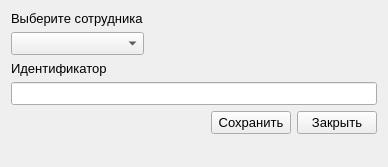
<?xml version="1.0" encoding="UTF-8"?>
<ui version="4.0">
 <class>ChangePostOfficeEmployeeID</class>
 <widget class="QWidget" name="ChangePostOfficeEmployeeID">
  <property name="windowModality">
   <enum>Qt::ApplicationModal</enum>
  </property>
  <property name="geometry">
   <rect>
    <x>0</x>
    <y>0</y>
    <width>388</width>
    <height>167</height>
   </rect>
  </property>
  <property name="font">
   <font>
    <family>Segoe UI</family>
    <pointsize>10</pointsize>
   </font>
  </property>
  <property name="windowTitle">
   <string>Изменение идентификатора сотрудника почтового отделения</string>
  </property>
  <layout class="QGridLayout" name="gridLayout">
   <item row="0" column="0">
    <layout class="QVBoxLayout" name="verticalLayout_2">
     <item>
      <layout class="QVBoxLayout" name="verticalLayout_3">
       <item>
        <layout class="QHBoxLayout" name="horizontalLayout_2">
         <item>
          <layout class="QVBoxLayout" name="verticalLayout">
           <item>
            <widget class="QLabel" name="label">
             <property name="text">
              <string>Выберите сотрудника</string>
             </property>
            </widget>
           </item>
           <item>
            <widget class="QComboBox" name="allUsersComboBox"/>
           </item>
          </layout>
         </item>
         <item>
          <spacer name="horizontalSpacer_2">
           <property name="orientation">
            <enum>Qt::Horizontal</enum>
           </property>
           <property name="sizeHint" stdset="0">
            <size>
             <width>40</width>
             <height>20</height>
            </size>
           </property>
          </spacer>
         </item>
        </layout>
       </item>
       <item>
        <widget class="QLabel" name="label_2">
         <property name="text">
          <string>Идентификатор</string>
         </property>
        </widget>
       </item>
       <item>
        <widget class="QLineEdit" name="identifierLineEdit"/>
       </item>
       <item>
        <layout class="QHBoxLayout" name="horizontalLayout">
         <item>
          <spacer name="horizontalSpacer">
           <property name="orientation">
            <enum>Qt::Horizontal</enum>
           </property>
           <property name="sizeHint" stdset="0">
            <size>
             <width>40</width>
             <height>20</height>
            </size>
           </property>
          </spacer>
         </item>
         <item>
          <widget class="QPushButton" name="saveDataPushButton">
           <property name="text">
            <string>Сохранить</string>
           </property>
          </widget>
         </item>
         <item>
          <widget class="QPushButton" name="closePushButton">
           <property name="text">
            <string>Закрыть</string>
           </property>
          </widget>
         </item>
        </layout>
       </item>
       <item>
        <spacer name="verticalSpacer">
         <property name="orientation">
          <enum>Qt::Vertical</enum>
         </property>
         <property name="sizeHint" stdset="0">
          <size>
           <width>20</width>
           <height>40</height>
          </size>
         </property>
        </spacer>
       </item>
      </layout>
     </item>
    </layout>
   </item>
  </layout>
 </widget>
 <resources/>
 <connections/>
</ui>
